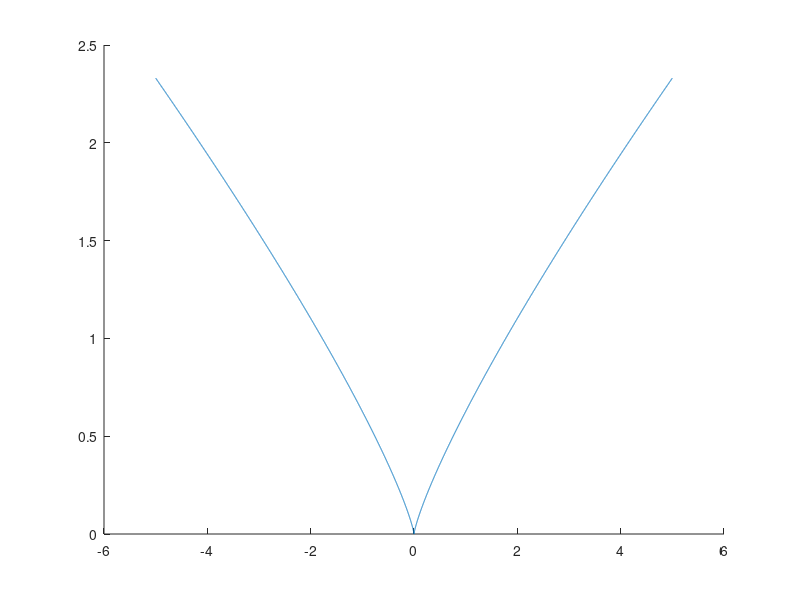

MATLAB code to generate this figure:

%Mexico
kappa0_w	= 0.08;%0.04383;%8.866261638040071E-002;%!0.04383
kappa2_w	= 0.35;%6.055910350823953E-002;%!0.40176

kappa1_w	= 8.198069654434172E-002;
kappa1_wB	= ((1.0-kappa0_w)*(1.0+kappa2_w))^(-1.0/kappa2_w);

% US
kappa0_w	= 0.04383;
kappa2_w	= .8 ;0.40176;
kappa1_wB	= ((1.0-kappa0_w)*(1.0+kappa2_w))^(-1.0/kappa2_w);


a = 2;

d = -5:0.001:5;

k = kappa0_w*abs(d) + kappa1_wB*abs(d/a).^kappa2_w*a;

hold on
plot(d,k)